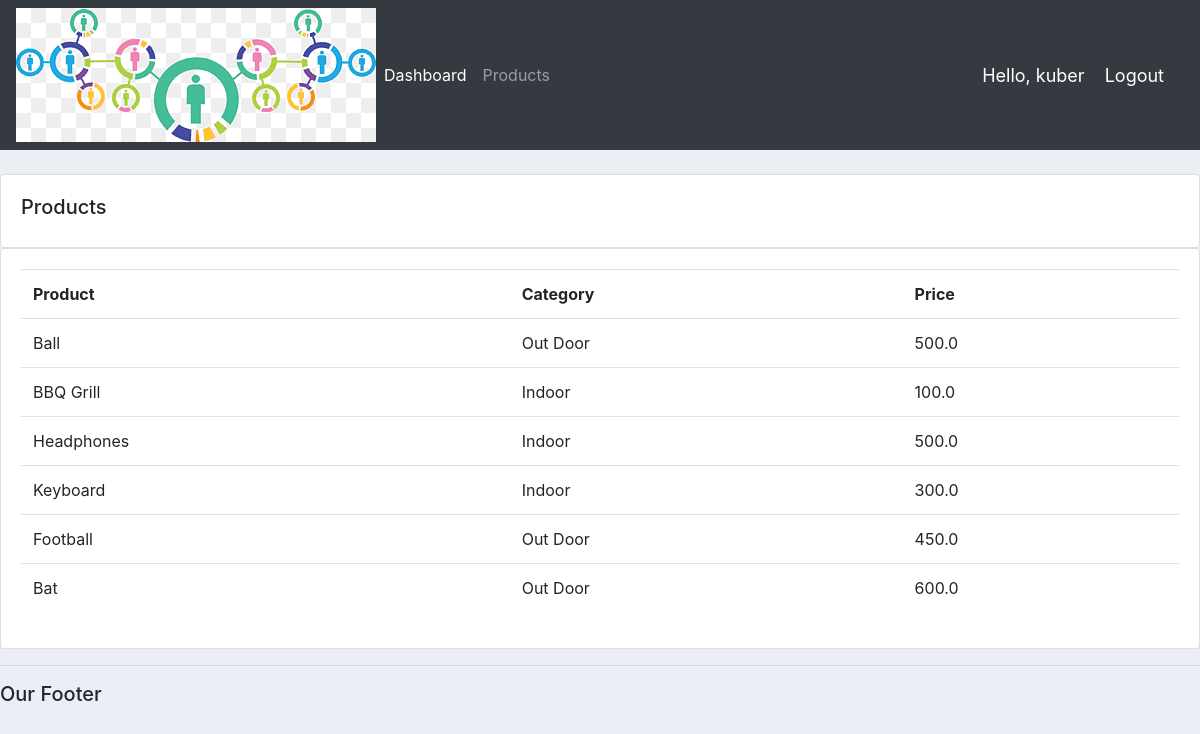
Screenshot of /products/ (signed in) with the database file from the repository.
### accounts/models.py (models this page shows, shortened)
class Product(models.Model):
    CATEGORY = (
        ('Indoor','Indoor'),
        ('Out Door','Out Door'),
    )
    name = models.CharField(max_length=200,null=True)
    price = models.FloatField(null=True)
    category = models.CharField(max_length=200,null=True,choices=CATEGORY)
    description = models.CharField(max_length=200,null=True,blank=True)
    date_created = models.DateTimeField(auto_now_add =True,null=True)
    tags = models.ManyToManyField(Tag)
    objects = models.Manager()

### accounts/decorators.py (the view)
        def wrapper_func(request,*args,**kwargs):
            group = None
            if request.user.groups.exists():
                group = request.user.groups.all()[0].name
            if group in allowed_roles:
                return view_func(request,*args,**kwargs)
            else:
               return HttpResponse('You are not authorized to view the page')

### accounts/views.py (called while the page is built)
@login_required(login_url='login')
@allowed_users(allowed_roles=['admin'])
def products(request):
    products = Product.objects.all()
    return render(request,'accounts/products.html',{'products' : products})

### accounts/templates/accounts/products.html
{% extends 'accounts/main.html' %}
{% block content %}
    <br>
    <div class = "row">
        <div class="col-md">
            <div class = "card card-body">
                <h5>Products</h5>
            </div>
            <div class="card card-body">
                <table class="table">
                    <tr>
                        <th>Product</th>
                        <th>Category</th>
                        <th>Price </th>
                    </tr>
                    {% for i in products %}
                        <tr>
                            <td>{{i.name}}</td>
                            <td>{{i.category}}</td>
                            <td>{{i.price}}</td>
                        </tr>
                    {% endfor %}
                </table>
            </div>
        </div>
    </div>
{% endblock %}

### accounts/templates/accounts/navbar.html (shortened to what this page needs)
{% load static %}
<nav class="navbar navbar-expand-lg navbar-dark bg-dark">
    <img src="{% static 'images/pogo.png' %}">
    <div class="collapse navbar-collapse" id="navbarNav">
      <ul class="navbar-nav">
        {% if request.user.is_staff %}
        <li class="nav-item active">
          <a class="nav-link" href="{% url 'home' %}">Dashboard</a>
        </li>
        <li class="nav-item">
          <a class="nav-link" href="{% url 'products' %}">Products</a>
        </li>
        {% else %}
        <li class="nav-item">
          <a class="nav-link" href="{% url 'account' %}">Settings</a>
        </li>
        {% endif %}
      </ul>
    </div>
    <span class = "hello-msg">Hello, {{request.user}}</span>
    <span><a class = "hello-msg" href="{% url 'logout' %}">Logout</a></span>
  </nav>

### static/css/main.css (style rules this page uses)
body { background-color: #ebeff5; }

### accounts/templates/accounts/navbar.html (style rules this page uses)
.hello-msg { font-size:18px; color:#fff; margin-right: 20px; }

### rows the page displays
Product: name "Ball", category "Out Door", price "500.0"
Product: name "BBQ Grill", category "Indoor", price "100.0"
Product: name "Headphones", category "Indoor", price "500.0"
Product: name "Keyboard", category "Indoor", price "300.0"
Product: name "Football", category "Out Door", price "450.0"
Product: name "Bat", category "Out Door", price "600.0"

### other values shown
{{ request.user }} "kuber"
